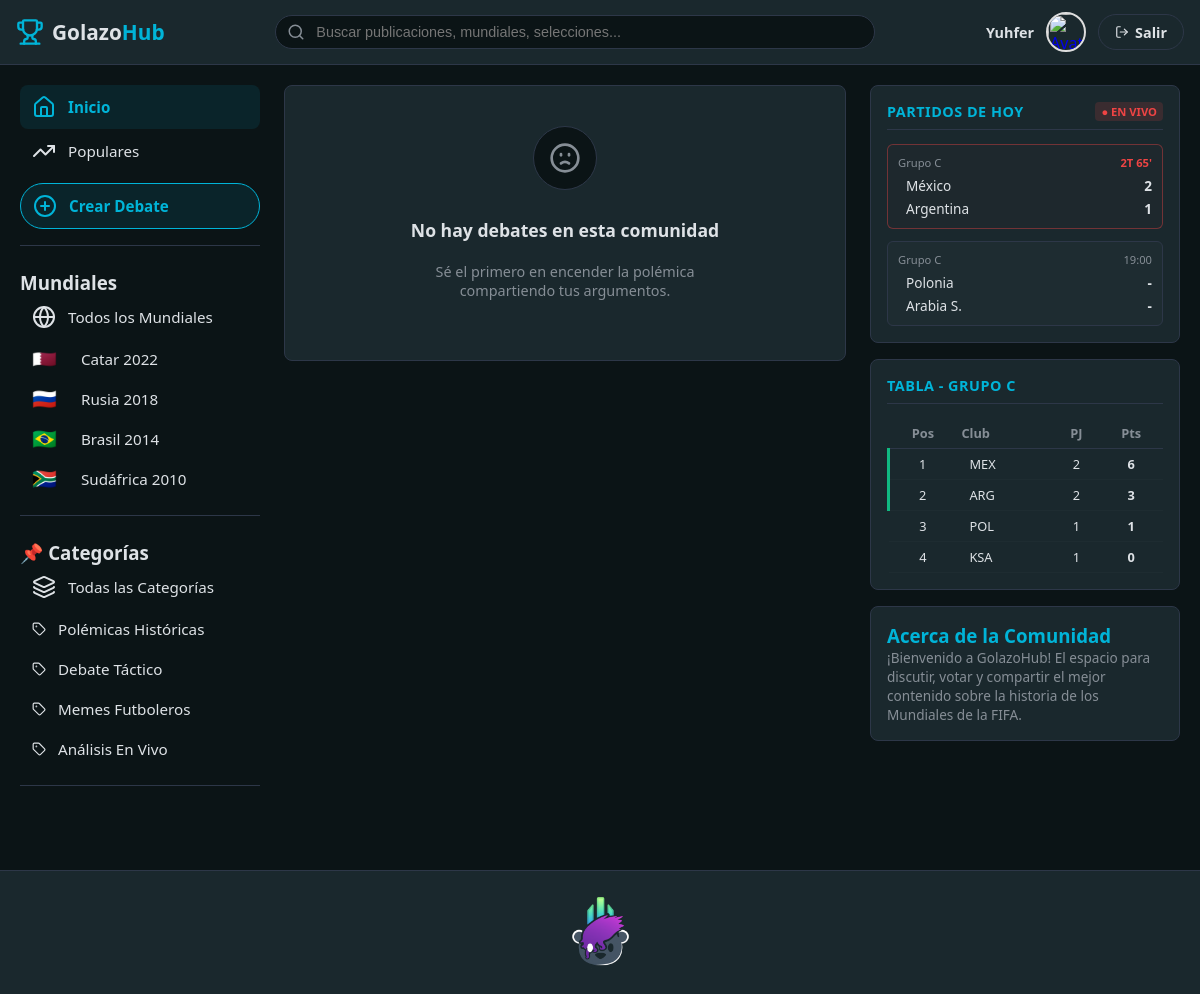
/?success=bienvenido (signed in), run on the app's committed database.
### tables this page shows
CREATE TABLE `mundiales` (
  `id` int(11) NOT NULL,
  `nombre` varchar(50) NOT NULL,
  `codigo_bandera` varchar(10) NOT NULL
);

CREATE TABLE `categorias` (
  `id` int(11) NOT NULL,
  `nombre` varchar(50) NOT NULL
);

### controllers/homeController.php (called while the page is built, shortened)
<?php
require_once 'config/Database.php';
class homeController {
    public function index() {
        require_once 'models/Post.php';
        $postModel = new Post();
        $mundial_id = isset($_GET['mundial_id']) ? intval($_GET['mundial_id']) : null;
        $categoria_id = isset($_GET['categoria_id']) ? intval($_GET['categoria_id']) : null;
        if ($mundial_id) {
            $posts = $postModel->obtenerTodos($mundial_id, null);
        } elseif ($categoria_id) {
            $posts = $postModel->obtenerTodos(null, $categoria_id);
        } else {
            $posts = $postModel->obtenerTodos();
        }
        $mundiales = $postModel->obtenerMundiales();
        $categorias = $postModel->obtenerCategorias();
        require_once 'views/homeView.php';
    }
}

### models/post.php (called while the page is built, shortened)
<?php
class Post {
    private $db;
    public function __construct() {
        $database = new Database();
        $this->db = $database->conectar();
    }
    public function obtenerTodos() {
    try {
        $query = "SELECT
                    p.id,
                    p.titulo,
                    p.contenido,
                    p.tipo_multimedia,
                    p.fecha_creacion,
                    u.usuario AS autor_nombre,
                    c.nombre AS categoria_nombre,
                    m.nombre AS mundial_nombre,
                    (SELECT COUNT(*) FROM votos v WHERE v.post_id = p.id AND v.tipo_voto = 'up') AS upvotes,
                    (SELECT COUNT(*) FROM votos v WHERE v.post_id = p.id AND v.tipo_voto = 'down') AS downvotes
                    FROM posts p
                    INNER JOIN usuarios u ON p.usuario_id = u.id
                    INNER JOIN categorias c ON p.categoria_id = c.id
                    INNER JOIN mundiales m ON p.mundial_id = m.id
                    ORDER BY p.fecha_creacion DESC";
        $stmt = $this->db->prepare($query);
        $stmt->execute();
        return $stmt->fetchAll(PDO::FETCH_ASSOC);
        } catch (PDOException $e) {
            return [];
        }
    }
    public function obtenerMundiales() {
        $sql = "SELECT * FROM mundiales";
        $stmt = $this->db->query($sql);
        return $stmt->fetchAll(PDO::FETCH_ASSOC);
    }
        public function obtenerCategorias() {
        $sql = "SELECT * FROM categorias";
        $stmt = $this->db->query($sql);
        return $stmt->fetchAll(PDO::FETCH_ASSOC);
    }
}

### config/database.php (called while the page is built, shortened)
<?php
class Database {
    private $host = "localhost";
    private $db_name = "golazohub";
    private $username = "root";
    private $password = "";
    public function conectar() {
        $this->conn = null;
        try {
            $this->conn = new PDO(
                "mysql:host=" . $this->host . ";dbname=" . $this->db_name . ";charset=utf8mb4",
                $this->username,
                $this->password
            );
            $this->conn->setAttribute(PDO::ATTR_ERRMODE, PDO::ERRMODE_EXCEPTION);
            $this->conn->setAttribute(PDO::ATTR_DEFAULT_FETCH_MODE, PDO::FETCH_ASSOC);
        } catch(PDOException $exception) {
            echo "Error crítico en la conexión a la Base de Datos: " . $exception->getMessage();
        }
        return $this->conn;
    }
}

### views/components/sidebarLeft.php (the view)
<aside class="sidebar-left">
    <div class="sidebar-section">
        <ul class="sidebar-menu">
            <li class="menu-item active" onclick="window.location.href='/GolazoHub/index.php'">
                <i data-lucide="home"></i>
                <span>Inicio</span>
            </li>
            <li class="menu-item">
                <i data-lucide="trending-up"></i>
                <span>Populares</span>
            </li>
            <?php if (isset($_SESSION['usuario_id'])): ?>
                <li class="menu-item" onclick="window.location.href='/GolazoHub/index.php?action=create_post'" style="border: 1px solid var(--accent); margin-top: 10px; border-radius: 999px; background: rgba(0, 180, 216, 0.1); cursor: pointer;">
                    <i data-lucide="plus-circle" style="color: var(--accent);"></i>
                    <span style="color: var(--accent); font-weight: 600;">Crear Debate</span>
                </li>
            <?php endif; ?>
        </ul>
    </div>
    <div class="sidebar-section">
        <h3>Mundiales</h3>
        <ul class="sidebar-menu">
            <li class="menu-item" onclick="window.location.href='/GolazoHub/index.php'">
                <i data-lucide="globe"></i>
                <span>Todos los Mundiales</span>
            </li>
            <?php if (isset($mundiales) && is_array($mundiales) && count($mundiales) > 0): ?>
                <?php foreach ($mundiales as $m): ?>
                    <li class="menu-item" onclick="window.location.href='/GolazoHub/index.php?mundial_id=<?= $m['id']; ?>'">
                        <span style="font-size: 1.25rem; margin-right: 12px; display: inline-flex; align-items: center; line-height: 1;">
                            <?= htmlspecialchars($m['codigo_bandera']); ?>
                        </span>
                        <span><?= htmlspecialchars($m['nombre']); ?></span>
                    </li>
                <?php endforeach; ?>
            <?php else: ?>
                <li style="padding: 10px 16px; color: var(--text-muted); font-size: 13px;">No hay mundiales cargados.</li>
            <?php endif; ?>
        </ul>
    </div>
    <div class="sidebar-section">
        <h3>📌 Categorías</h3>
        <ul class="sidebar-menu">
            <li class="menu-item" onclick="window.location.href='/GolazoHub/index.php'">
                <i data-lucide="layers"></i>
                <span>Todas las Categorías</span>
            </li>
            <?php if (isset($categorias) && is_array($categorias) && count($categorias) > 0): ?>
                <?php foreach ($categorias as $c): ?>
                    <li class="menu-item" onclick="window.location.href='/GolazoHub/index.php?categoria_id=<?= $c['id']; ?>'">
                        <i data-lucide="tag" style="width: 14px; height: 14px;"></i>
                        <span><?= htmlspecialchars($c['nombre']); ?></span>
                    </li>
                <?php endforeach; ?>
            <?php else: ?>
                <li style="padding: 10px 16px; color: var(--text-muted); font-size: 13px;">No hay categorías.</li>
            <?php endif; ?>
        </ul>
    </div>
</aside>

### index.php (shortened to what this page needs)
<link rel="stylesheet" href="https://cdn.jsdelivr.net/gh/lipis/flag-icons@7.2.3/css/flag-icons.min.css"/>
<?php
require_once 'config/database.php';
require_once 'controllers/homeController.php';
$homeCtrl = new homeController();
$postCtrl = new PostController();
$action = isset($_GET['action']) ? $_GET['action'] : 'index';
if ($action == 'register') {
    $homeCtrl->register();
} elseif ($action == 'login') {
    $homeCtrl->autenticar();
} elseif ($action == 'logout') {
    $homeCtrl->logout();
} elseif ($action == 'profile') {
    $homeCtrl->profile();
} elseif ($action == 'create_post') {
    $postCtrl->create();
} elseif ($action == 'store_post') {
    $postCtrl->store();
} elseif ($action == 'ver_imagen_post') {
    $postCtrl->verImagen();
} elseif ($action == 'ver_avatar') {
    $homeCtrl->verAvatar();
} elseif ($action == 'cambiar_foto') {
    $homeCtrl->cambiarFoto();
} elseif ($action == 'perfil') {
    $homeCtrl->perfil();
} else {
    $homeCtrl->index();
}

### views/homeView.php (shortened to what this page needs)
<!DOCTYPE html>
<html lang="es">
    <head>
        <link rel="stylesheet" href="/GolazoHub/assets/css/styles.css?v=1">
    </head>
    <body>
        <?php include 'views/components/header.php'; ?>
        <div class="dashboard-grid">
            <div class="grid-col-left">
                <?php include 'views/components/sidebarLeft.php'; ?>
            </div>
            <main class="main-feed">
                <?php
                    $hay_posts = (isset($posts) && is_array($posts) && count($posts) > 0);
                ?>
                <?php if ($hay_posts == false): ?>
                    <div class="post-card" style="padding: 40px 20px; text-align: center; display: flex; flex-direction: column; align-items: center; justify-content: center; min-height: 250px;">
                        <div style="background-color: var(--bg-main); width: 64px; height: 64px; border-radius: 50%; display: flex; align-items: center; justify-content: center; margin-bottom: 16px; border: 1px solid var(--border-color);">
                            <i data-lucide="frown" style="width: 32px; height: 32px; color: var(--text-muted);"></i>
                        </div>
                        <h3 style="margin: 0 0 8px 0; color: var(--text-primary); font-size: 1.1rem;">No hay debates en esta comunidad</h3>
                        <p style="margin: 0 0 20px 0; color: var(--text-muted); font-size: 0.9rem; max-width: 320px;">Sé el primero en encender la polémica compartiendo tus argumentos.</p>
                    </div>
                <?php endif; ?>
                </main>
            <div class="grid-col-right">
                <?php include 'views/components/sidebarRight.php'; ?>
            </div>
        </div>
        <footer class="main-footer">
            <div class="footer-container">
                <a href="https://github.com/ElTedii" target="_blank" rel="noopener noreferrer" class="footer-brand-link">
                    <img src="assets\images\logo-minimal.png" alt="Desarrollado por Ismael Cruz" class="footer-image">
                </a>
            </div>
        </footer>
    </body>
</html>

### views/components/header.php (shortened to what this page needs)
<header class="main-header">
    <div class="header-container">
        <div class="header-left">
            <a href="/GolazoHub/" class="logo" style="display: flex; align-items: center; gap: 8px; text-decoration: none; color: inherit;">
                <i data-lucide="trophy" class="logo-icon"></i>
                <span class="logo-text">Golazo<span class="text-accent">Hub</span></span>
            </a>
        </div>
        <div class="header-search">
            <i data-lucide="search" class="search-icon"></i>
            <input type="text" placeholder="Buscar publicaciones, mundiales, selecciones..." class="search-input">
        </div>
        <div class="header-actions" style="display: flex; align-items: center; gap: 12px;">
            <?php if (isset($_SESSION['usuario_id'])): ?>
                <span class="username" style="color: var(--text-primary); font-weight: 600; font-size: 0.9rem; white-space: nowrap;">
                    <?= htmlspecialchars($_SESSION['usuario_nombre']); ?>
                </span>
                <a href="/GolazoHub/index.php?action=profile" style="text-decoration: none;">
                    <img src="/GolazoHub/index.php?action=ver_avatar&id=<?= $_SESSION['usuario_id']; ?>"
                        alt="Avatar"
                        style="width:40px; height:40px; border-radius:50%; object-fit:cover; border: 2px solid #ddd;">
                </a>
                <a href="/GolazoHub/index.php?action=logout" class="btn-secondary" style="display: inline-flex; align-items: center; justify-content: center; gap: 6px; text-decoration: none; height: 36px; padding: 0 16px; border-radius: 20px;" title="Cerrar Sesión">
                    <i data-lucide="log-out" style="width: 14px; height: 14px;"></i>
                    <span>Salir</span>
                </a>
            <?php else: ?>
                <button class="btn-secondary" onclick="openAuthModal('login')">Iniciar Sesión</button>
                <button class="btn-primary" onclick="openAuthModal('register')">Registrarse</button>
            <?php endif; ?>
        </div>
    </div>
</header>

### views/components/sidebarRight.php (shortened to what this page needs)
<aside class="sidebar-right">
    <div class="sidebar-card">
        <div class="widget-header">
            <h3 class="widget-title">Partidos de Hoy</h3>
            <span class="live-indicator-global">● EN VIVO</span>
        </div>
        <div class="matches-list">
            <div class="match-item live">
                <div class="match-meta">
                    <span class="match-stage">Grupo C</span>
                    <span class="match-time-live">2T 65'</span>
                </div>
                <div class="match-teams">
                    <div class="team">
                        <span class="team-name">México</span>
                        <span class="team-score">2</span>
                    </div>
                    <div class="team">
                        <span class="team-name">Argentina</span>
                        <span class="team-score">1</span>
                    </div>
                </div>
            </div>
            <div class="match-item upcoming">
                <div class="match-meta">
                    <span class="match-stage">Grupo C</span>
                    <span class="match-time">19:00</span>
                </div>
                <div class="match-teams">
                    <div class="team">
                        <span class="team-name">Polonia</span>
                        <span class="team-score text-muted">-</span>
                    </div>
                    <div class="team">
                        <span class="team-name">Arabia S.</span>
                        <span class="team-score text-muted">-</span>
                    </div>
                </div>
            </div>
        </div>
    </div>
    <div class="sidebar-card">
        <div class="widget-header">
            <h3 class="widget-title">Tabla - Grupo C</h3>
        </div>
        <table class="mini-table">
            <thead>
                <tr>
                    <th>Pos</th>
                    <th class="text-left">Club</th>
                    <th>PJ</th>
                    <th>Pts</th>
                </tr>
            </thead>
            <tbody>
                <tr class="zone-qualify">
                    <td>1</td>
                    <td class="text-left">
                        MEX
                    </td>
                    <td>2</td>
                    <td><strong>6</strong></td>
                </tr>
                <tr class="zone-qualify">
                    <td>2</td>
                    <td class="text-left">
                        ARG
                    </td>
                    <td>2</td>
                    <td><strong>3</strong></td>
                </tr>
                <tr>
                    <td>3</td>
                    <td class="text-left">
                        POL
                    </td>
                    <td>1</td>
                    <td><strong>1</strong></td>
                </tr>
                <tr>
                    <td>4</td>
                    <td class="text-left">
                        KSA
                    </td>
                    <td>1</td>
                    <td><strong>0</strong></td>
                </tr>
            </tbody>
        </table>
    </div>
    <div class="sidebar-card">
        <h3 style="margin-top: 0; color: var(--accent);">Acerca de la Comunidad</h3>
        <p style="font-size: 0.85rem; color: var(--text-muted); line-height: 1.4;">
            ¡Bienvenido a GolazoHub! El espacio para discutir, votar y compartir el mejor contenido sobre la historia de los Mundiales de la FIFA.
        </p>
    </div>
</aside>

### data on the page
mundiales: codigo_bandera "🇶🇦", nombre "Catar 2022"
mundiales: codigo_bandera "🇷🇺", nombre "Rusia 2018"
mundiales: codigo_bandera "🇧🇷", nombre "Brasil 2014"
mundiales: codigo_bandera "🇿🇦", nombre "Sudáfrica 2010"
categorias: nombre "Polémicas Históricas"
categorias: nombre "Debate Táctico"
categorias: nombre "Memes Futboleros"
categorias: nombre "Análisis En Vivo"

### other printed values
$_SESSION['usuario_nombre'] "Yuhfer"
